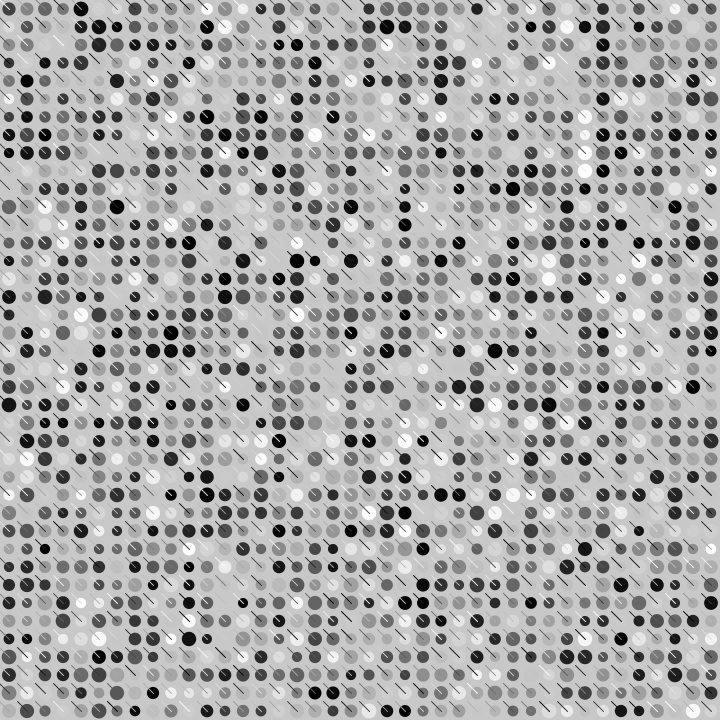
Frame 1 (no input)
Frame 60 (the mouse pressed at the canvas centre just before this capture): identical to frame 1, image omitted
Frame 120 (the mouse held since frame 60 and released just before this capture): identical to frame 1, image omitted

The Processing sketch that drew this single still picture (run headless with seeded random() and noise(); from frame 60 on, the mouse is pressed at the canvas centre):

// Processing sketch: griddedGraphicThings
// ── griddedGraphicThings.pde
GraphicThing[] things;
int grid_ct = 40; // this changes the grid count (total # of objects)

void setup() {
  size(720, 720);

  int total_ct = grid_ct*grid_ct;
  things = new GraphicThing[total_ct];

  float grid_sz = width/grid_ct;
  int current_thing = 0;
  float border = grid_sz*0.5;
  for (int ov_ct = 0; ov_ct < grid_ct; ov_ct++) {
    for (int up_ct = 0; up_ct < grid_ct; up_ct++) {
      float x = border + ov_ct * grid_sz;
      float y = border + up_ct * grid_sz;
      things[current_thing] = new GraphicThing(x, y);
      current_thing++;
    }
  }
}


void draw() {
  background(200);
  for (int i = 0; i < things.length; i++) {
    things[i].drawself();
  }
}

// ── GraphicThing.pde
class GraphicThing {
  float x, y;
  float diameter;
  float gray;
  float stroke_gray;
  
  GraphicThing(float _x, float _y){ // constructor
    x = _x;
    y = _y;
    diameter = random(10,15);
    gray = random(255);
    stroke_gray = random(255);
  }
  
  void drawself(){
    noStroke();
    fill(gray);
    ellipse(x,y,diameter,diameter);
    
    stroke(stroke_gray);
    line(x-10,y-10,x,y);
  }
}
